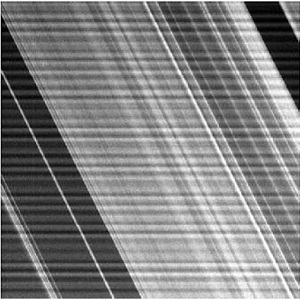
%> input picture 20.jpg, 300 x 300 px
$ octave ing20.m   (GNU Octave 9; MATLAB toolbox functions it lacks are replaced by stand-ins)
%> lines starting %> are read from the running program, lines starting %| are printed output that depends on the picture
I= imread('20.jpg');
%> I is the input picture: size 300x300x3 uint8; min 0, max 255, mean 128.3
I=rgb2gray(I);
%> I: size 300x300 uint8
J=fft2(I);
figure;subplot(2,2,1);imshow(I);title('原图像');

N=fftshift(J);
subplot(2,2,2);imshow(log(abs(N)),[]);title('频谱图');
%> after `imshow(log(abs(N)),[])`:
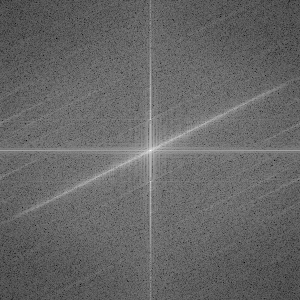
%> displayed picture: size 300x300, on the screen's scale of 0 to 255; min 0, max 255, mean 102.4

 win=ones(300);
for ii=1:300
    for jj=1:300
        if (   (ii-(300+1)/2)^2>20^2    &&(jj-(300+1)/2)^2<15^2)
            win(ii,jj)=0;
        end
    end
end
%N(abs(N)<5000)=0;
N=N.*win;
subplot(2,2,3);imshow(log(abs(N)+eps),[]);title('处理频谱图');
%> after `imshow(log(abs(N)+eps),[])`:
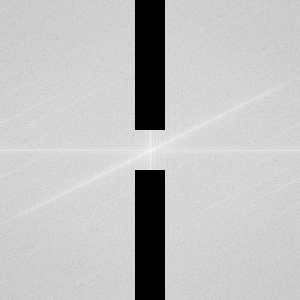
%> displayed picture: size 300x300, on the screen's scale of 0 to 255; min 0, max 255, mean 192.1

M=ifftshift(N);
K=ifft2(M);
subplot(2,2,4);imshow(K,[0 255]);title('去噪图');
%> after `imshow(K,[0 255])`:
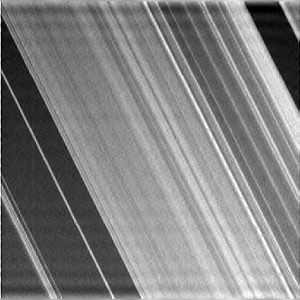
%> displayed picture: size 300x300, on the screen's scale of 0 to 255; min 0, max 255, mean 128.3; mean of the top-left, top-right, bottom-left and bottom-right quarters 112.6, 126.7, 102.4, 171.7

$ run again, with 19.jpg copied over 20.jpg
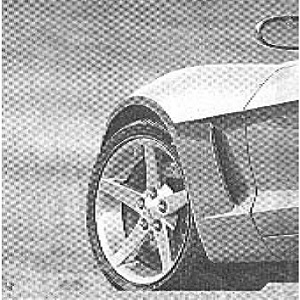
%> input picture 19.jpg, 300 x 300 px
%> I is the input picture: size 300x300x3 uint8; min 0, max 255, mean 169.3
%> I: size 300x300 uint8
%> `imshow(log(abs(N)),[])`:
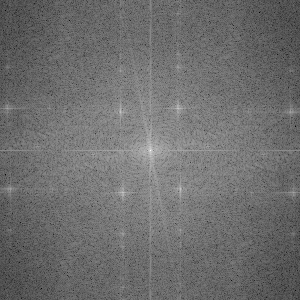
%> displayed picture: size 300x300, on the screen's scale of 0 to 255; min 0, max 255, mean 110
%> `imshow(K,[0 255])`:
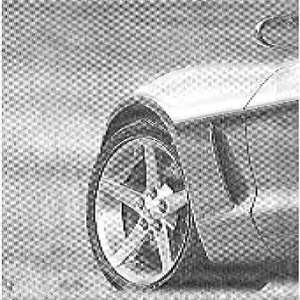
%> displayed picture: size 300x300, on the screen's scale of 0 to 255; min 0, max 255, mean 169.2
